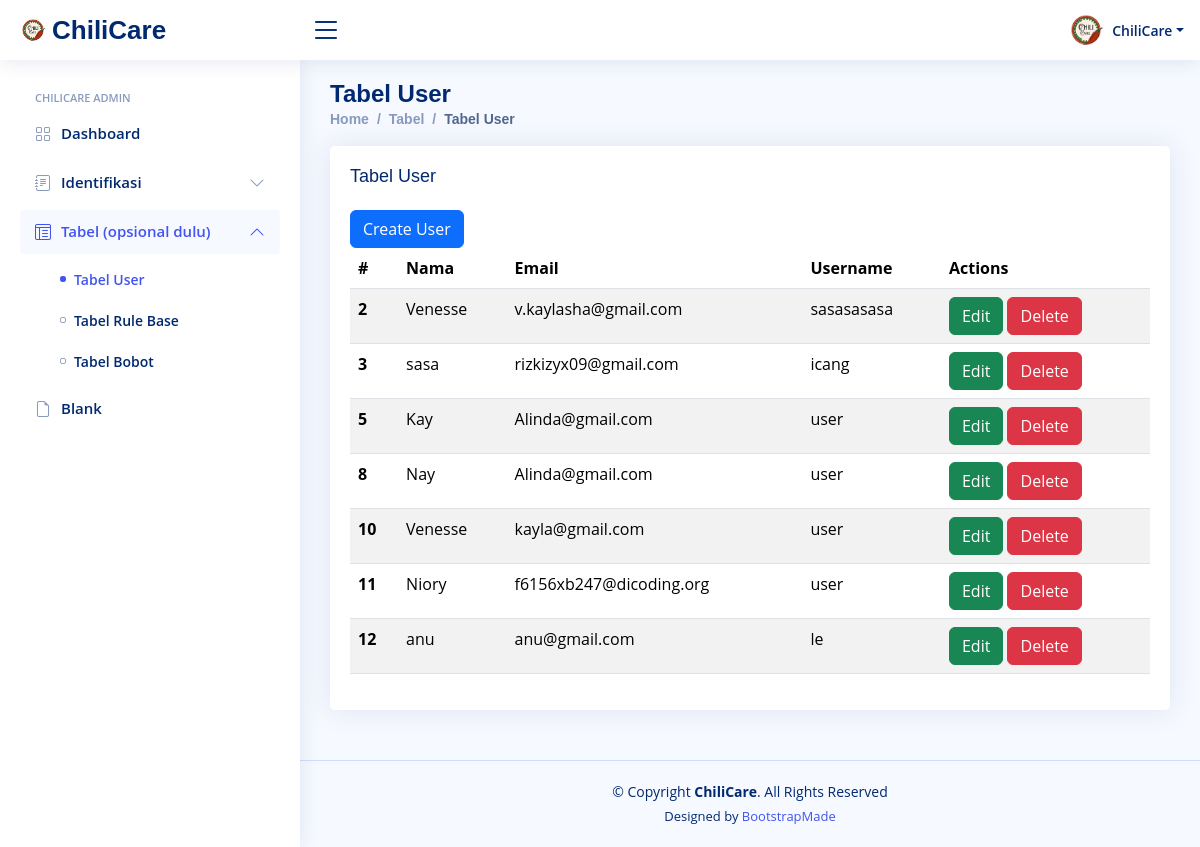
Screenshot of /tabel-user.php with the database file from the repository.
### tables this page shows
CREATE TABLE `users` (
  `id` int(11) NOT NULL,
  `Nama` varchar(100) NOT NULL,
  `Email` varchar(100) NOT NULL,
  `Username` varchar(50) NOT NULL,
  `Password` varchar(255) NOT NULL
);

### tabel-user.php (the view, shortened to what this page needs)
<?php
include('db.php');
$result = $conn->query("SELECT * FROM users");
?>
<!DOCTYPE html>
<html lang="en">
<head>
  <link href="assets2/vendor/bootstrap/css/bootstrap.min.css" rel="stylesheet">
  <link href="assets2/vendor/bootstrap-icons/bootstrap-icons.css" rel="stylesheet">
  <link href="assets2/vendor/boxicons/css/boxicons.min.css" rel="stylesheet">
  <link href="assets2/vendor/quill/quill.snow.css" rel="stylesheet">
  <link href="assets2/vendor/quill/quill.bubble.css" rel="stylesheet">
  <link href="assets2/vendor/remixicon/remixicon.css" rel="stylesheet">
  <link href="assets2/vendor/simple-datatables/style.css" rel="stylesheet">
  <link href="assets2/css/style.css" rel="stylesheet">
</head>
<body>
  <header id="header" class="header fixed-top d-flex align-items-center">
    <div class="d-flex align-items-center justify-content-between">
      <a href="index-admin.php" class="logo d-flex align-items-center">
        <img src="assets2/img/logo2.png" alt="">
        <span class="d-none d-lg-block">ChiliCare</span>
      </a>
      <i class="bi bi-list toggle-sidebar-btn"></i>
    </div>
    <nav class="header-nav ms-auto">
      <ul class="d-flex align-items-center">
        <li class="nav-item dropdown pe-3">
          <a class="nav-link nav-profile d-flex align-items-center pe-0" href="#" data-bs-toggle="dropdown">
            <img src="assets2/img/logo2.png" alt="Profile" class="rounded-circle">
            <span class="d-none d-md-block dropdown-toggle ps-2">ChiliCare</span>
          </a>
        </li>
      </ul>
    </nav>
  </header>
  <aside id="sidebar" class="sidebar">
    <ul class="sidebar-nav" id="sidebar-nav">
      <li class="nav-heading">ChiliCare Admin</li>
      <li class="nav-item">
        <a class="nav-link collapsed" href="index-admin.php">
          <i class="bi bi-grid"></i>
          <span>Dashboard</span>
        </a>
      </li>
      <li class="nav-item">
        <a class="nav-link collapsed" data-bs-target="#forms-nav" data-bs-toggle="collapse" href="#">
          <i class="bi bi-journal-text"></i><span>Identifikasi</span><i class="bi bi-chevron-down ms-auto"></i>
        </a>
      </li>
      <li class="nav-item">
        <a class="nav-link active" data-bs-target="#tables-nav" data-bs-toggle="collapse" href="#">
          <i class="bi bi-layout-text-window-reverse"></i><span>Tabel (opsional dulu)</span><i class="bi bi-chevron-down ms-auto"></i>
        </a>
        <ul id="tables-nav" class="nav-content collapse show" data-bs-parent="#sidebar-nav">
          <li>
            <a href="tabel-user.php" class="active">
              <i class="bi bi-circle"></i><span>Tabel User</span>
            </a>
          </li>
          <li>
            <a href="tabel-rulebase.php">
              <i class="bi bi-circle"></i><span>Tabel Rule Base</span>
            </a>
          </li>
          <li>
            <a href="tabel-bobot.php">
              <i class="bi bi-circle"></i><span>Tabel Bobot</span>
            </a>
          </li>
        </ul>
      </li>
      <li class="nav-item">
        <a class="nav-link collapsed" href="pages-blank.php">
          <i class="bi bi-file-earmark"></i>
          <span>Blank</span>
        </a>
      </li>
    </ul>
  </aside>
  <main id="main" class="main">
    <div class="pagetitle">
      <h1>Tabel User</h1>
      <nav>
        <ol class="breadcrumb">
          <li class="breadcrumb-item"><a href="index-admin.php">Home</a></li>
          <li class="breadcrumb-item">Tabel</li>
          <li class="breadcrumb-item active">Tabel User</li>
        </ol>
      </nav>
    </div>
    <section class="section">
      <div class="row">
        <div class="col-lg-12">
          <div class="card">
            <div class="card-body">
              <h5 class="card-title">Tabel User</h5>
              <button type="button" class="btn btn-primary" data-bs-toggle="modal" data-bs-target="#createUserModal">
                Create User
              </button>
              <div class="table-responsive">
                <table class="table table-striped table-hover">
                  <thead>
                    <tr>
                      <th scope="col">#</th>
                      <th scope="col">Nama</th>
                      <th scope="col">Email</th>
                      <th scope="col">Username</th>
                      <th scope="col">Actions</th>
                    </tr>
                  </thead>
                  <tbody>
                    <?php while ($row = $result->fetch_assoc()) { ?>
                      <tr>
                        <th scope="row"><?php echo $row['id']; ?></th>
                        <td><?php echo $row['Nama']; ?></td>
                        <td><?php echo $row['Email']; ?></td>
                        <td><?php echo $row['Username']; ?></td>
                        <td>
                          <button type="button" class="btn btn-success" data-bs-toggle="modal" data-bs-target="#editUserModal<?php echo $row['id']; ?>">
                            Edit
                          </button>
                          <a href="tabel-user.php?delete=<?php echo $row['id']; ?>" class="btn btn-danger" onclick="return confirm('Are you sure?')">Delete</a>
                        </td>
                      </tr>
                    <?php } ?>
                  </tbody>
                </table>
              </div>
            </div>
          </div>
        </div>
      </div>
    </section>
  </main>
  <footer id="footer" class="footer">
    <div class="copyright">
      &copy; Copyright <strong><span>ChiliCare</span></strong>. All Rights Reserved
    </div>
    <div class="credits">
      Designed by <a href="https://bootstrapmade.com/">BootstrapMade</a>
    </div>
  </footer>
</body>
</html>

### assets2/css/style.css (style rules this page uses)
:root { scroll-behavior: smooth; }
body { font-family: "Open Sans", sans-serif; background: #f6f9ff; color: #444444; }
a { color: #4154f1; text-decoration: none; }
h1, h2, h3, h4, h5, h6 { font-family: "Nunito", sans-serif; }
#main { margin-top: 60px; padding: 20px 30px; transition: all 0.3s; }
.pagetitle { margin-bottom: 10px; }
.pagetitle h1 { font-size: 24px; margin-bottom: 0; font-weight: 600; color: #012970; }
.card { margin-bottom: 30px; border: none; border-radius: 5px; box-shadow: 0px 0 30px rgba(1, 41, 112, 0.1); }
.card-title { padding: 20px 0 15px 0; font-size: 18px; font-weight: 500; color: #012970; font-family: "Poppins", sans-serif; }
.card-body { padding: 0 20px 20px 20px; }
.breadcrumb { font-size: 14px; font-family: "Nunito", sans-serif; color: #899bbd; font-weight: 600; }
.breadcrumb a { color: #899bbd; transition: 0.3s; }
.breadcrumb .breadcrumb-item::before { color: #899bbd; }
.breadcrumb .active { color: #51678f; font-weight: 600; }
.logo { line-height: 1; }
@media (min-width: 1200px) { .logo { width: 280px; } }
.logo img { max-height: 26px; margin-right: 6px; }
.logo span { font-size: 26px; font-weight: 700; color: #012970; font-family: "Nunito", sans-serif; }
.header { transition: all 0.5s; z-index: 997; height: 60px; box-shadow: 0px 2px 20px rgba(1, 41, 112, 0.1); background-color: #fff; padding-left: 20px; }
.header .toggle-sidebar-btn { font-size: 32px; padding-left: 10px; cursor: pointer; color: #012970; }
.header-nav ul { list-style: none; }
.header-nav>ul { margin: 0; padding: 0; }
.header-nav .nav-profile { color: #012970; }
.header-nav .nav-profile img { max-height: 36px; }
.header-nav .nav-profile span { font-size: 14px; font-weight: 600; }
.sidebar { position: fixed; top: 60px; left: 0; bottom: 0; width: 300px; z-index: 996; transition: all 0.3s; padding: 20px; overflow-y: auto; scrollbar-width: thin; scrollbar-color: #aab7cf transparent; box-shadow: 0px 0px 20px rgba(1, 41, 112, 0.1); background-color: #fff; }
@media (min-width: 1200px) { #main, #footer { margin-left: 300px; } }
.sidebar-nav { padding: 0; margin: 0; list-style: none; }
.sidebar-nav li { padding: 0; margin: 0; list-style: none; }
.sidebar-nav .nav-item { margin-bottom: 5px; }
.sidebar-nav .nav-heading { font-size: 11px; text-transform: uppercase; color: #899bbd; font-weight: 600; margin: 10px 0 5px 15px; }
.sidebar-nav .nav-link { display: flex; align-items: center; font-size: 15px; font-weight: 600; color: #4154f1; transition: 0.3; background: #f6f9ff; padding: 10px 15px; border-radius: 4px; }
.sidebar-nav .nav-link i { font-size: 16px; margin-right: 10px; color: #4154f1; }
.sidebar-nav .nav-link.collapsed { color: #012970; background: #fff; }
.sidebar-nav .nav-link.collapsed i { color: #899bbd; }
.sidebar-nav .nav-link .bi-chevron-down { margin-right: 0; transition: transform 0.2s ease-in-out; }
.sidebar-nav .nav-link:not(.collapsed) .bi-chevron-down { transform: rotate(180deg); }
.sidebar-nav .nav-content { padding: 5px 0 0 0; margin: 0; list-style: none; }
.sidebar-nav .nav-content a { display: flex; align-items: center; font-size: 14px; font-weight: 600; color: #012970; transition: 0.3; padding: 10px 0 10px 40px; transition: 0.3s; }
.sidebar-nav .nav-content a i { font-size: 6px; margin-right: 8px; line-height: 0; border-radius: 50%; }
.sidebar-nav .nav-content a:hover, .sidebar-nav .nav-content a.active { color: #4154f1; }
.sidebar-nav .nav-content a.active i { background-color: #4154f1; }
.footer { padding: 20px 0; font-size: 14px; transition: all 0.3s; border-top: 1px solid #cddfff; }
.footer .copyright { text-align: center; color: #012970; }
.footer .credits { padding-top: 5px; text-align: center; font-size: 13px; color: #012970; }

### rows the page displays
users: id "2", Nama "Venesse", Email "v.kaylasha@gmail.com", Username "sasasasasa"
users: id "3", Nama "sasa", Email "rizkizyx09@gmail.com", Username "icang"
users: id "5", Nama "Kay", Email "Alinda@gmail.com", Username "user"
users: id "8", Nama "Nay", Email "Alinda@gmail.com", Username "user"
users: id "10", Nama "Venesse", Email "kayla@gmail.com", Username "user"
users: id "11", Nama "Niory", Email "f6156xb247@dicoding.org", Username "user"
users: id "12", Nama "anu", Email "anu@gmail.com", Username "le"
